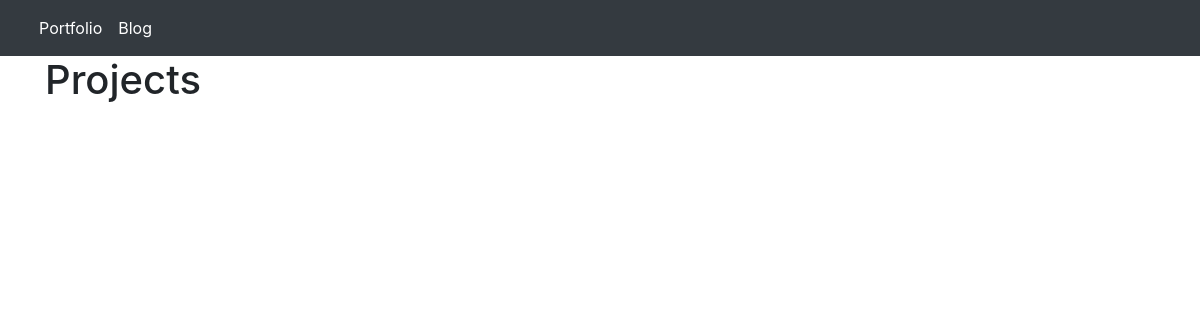
Before: / with the older database file.
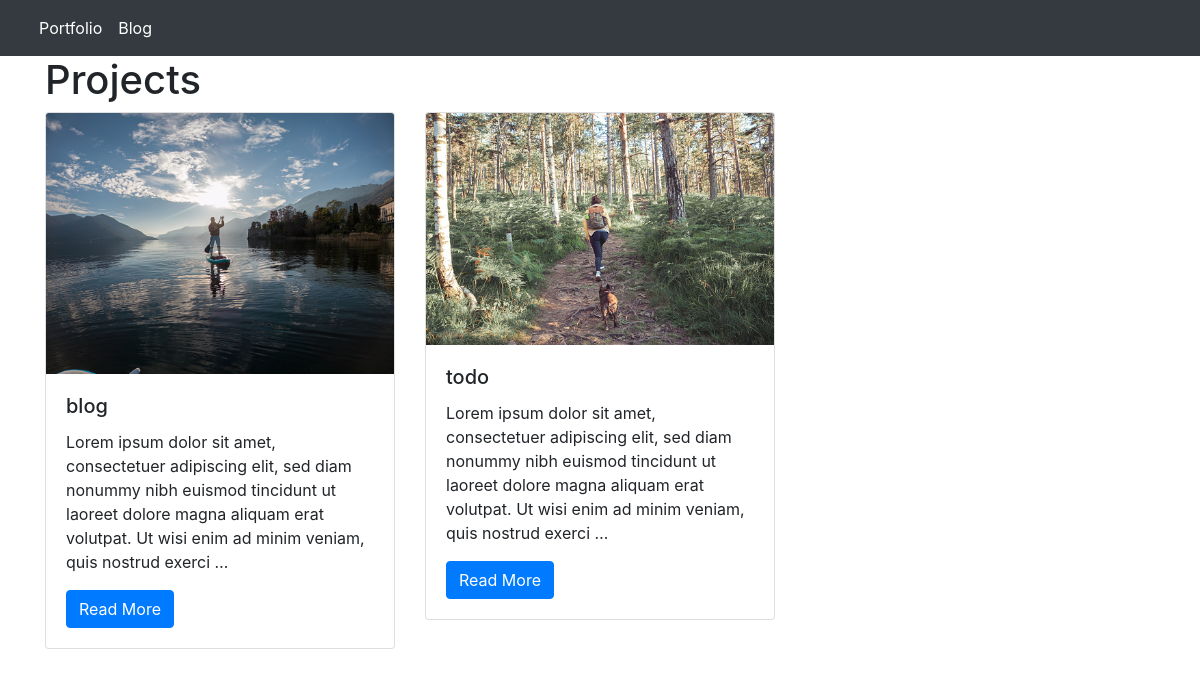
After: the same page with the newer database file.
### portfolio/models.py (models this page shows, shortened)
class Project(models.Model):
    title = models.CharField(max_length=100)
    description = models.TextField()
    technology = models.CharField(max_length=50)
    image = models.ImageField()

### portfolio/views.py (the view)
# urls.py: path('', views.ProjectList.as_view(), name='project_list'),
class ProjectList(ListView):
    template_name = 'portfolio/project_list.html'
    model = Project
    context_object_name = 'projects'

### portfolio/templates/portfolio/project_list.html (shortened to what this page needs)
{% extends 'base.html' %}
{% load static %}
{% block content %}
<h1>Projects</h1>
<div class="row">
{% for project in projects %}
    <div class="col-md-4">
        <div class="card mb-2">
            <img class="card-img-top" src="{{ project.image.url }}">
            <div class="card-body">
                <h5 class="card-title">{{ project.title }}</h5>
                <p class="card-text">{{ project.description | truncatewords:30 }}</p>
                <a href="{% url 'portfolio:project_detail' project.pk %}"
                   class="btn btn-primary">
                    Read More
                </a>
            </div>
        </div>
    </div>
    {% endfor %}
</div>
{% endblock content %}

### templates/base.html (shortened to what this page needs)
{% load static %}
<!doctype html>
<html lang="en">
  <head>
    <link rel="stylesheet" href="https://cdn.jsdelivr.net/npm/bootstrap@4.6.1/dist/css/bootstrap.min.css">
    <link rel="stylesheet" href="{% static 'style.css' %}">
  </head>
  <body>
    {% include 'navbar.html' %}
    <div class="container">
        {% block content %}{% endblock content %}
    </div>
  </body>
</html>

### templates/navbar.html
{% load static %}
<nav class="navbar navbar-expand-lg navbar-dark bg-dark">
  <div class="container-fluid">
    <div class="navbar-nav">
      <a class="nav-link active" href="{% url 'portfolio:project_list' %}">Portfolio</a>
      <a class="nav-link active" href="{% url 'blog:post_list' %}">Blog</a>
    </div>
  </div>
</nav>

### templates/messages.html (shortened to what this page needs)
{% load static %}

Changed rows visible on the page:
added Project: image (picture), title "blog", description "Lorem ipsum dolor sit amet, consectetuer adipiscing elit, sed diam nonummy nibh euismod tincidunt ut laoreet dolore magna aliquam erat volutpat. Ut wisi enim ad minim veniam, quis nostrud exerci …"
added Project: image (picture), title "todo", description "Lorem ipsum dolor sit amet, consectetuer adipiscing elit, sed diam nonummy nibh euismod tincidunt ut laoreet dolore magna aliquam erat volutpat. Ut wisi enim ad minim veniam, quis nostrud exerci …"
